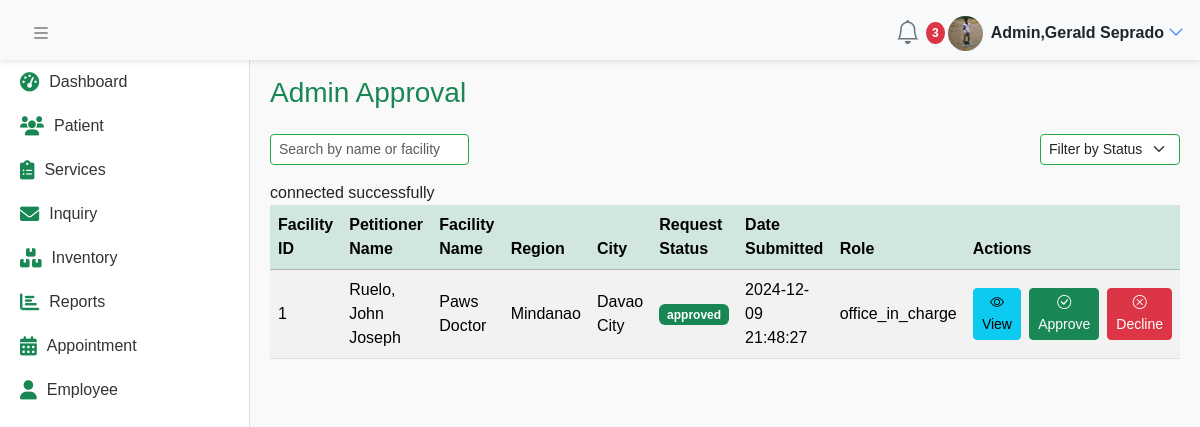
The app's page /admin/adminpanel.php (signed in) with its own data.
### tables this page shows
CREATE TABLE `animal_facility_information` (
  `facility_id` int(11) NOT NULL,
  `facility_name` varchar(255) NOT NULL,
  `mobile_number` varchar(20) DEFAULT NULL,
  `email_address` varchar(255) DEFAULT NULL,
  `petitioner_id` int(11) NOT NULL,
  `selected_role` int(11) NOT NULL,
  `facility_address_id` int(11) NOT NULL,
  `status` enum('pending','approved','rejected') DEFAULT 'pending',
  `submitted_date` datetime DEFAULT current_timestamp()
);

CREATE TABLE `facility_address` (
  `facility_address_id` int(11) NOT NULL,
  `region` varchar(100) DEFAULT NULL,
  `province` varchar(100) DEFAULT NULL,
  `city` varchar(100) DEFAULT NULL,
  `barangay` varchar(100) DEFAULT NULL,
  `municipality` varchar(100) DEFAULT NULL,
  `building_number` varchar(50) DEFAULT NULL,
  `block` varchar(50) DEFAULT NULL,
  `lot_number` varchar(50) DEFAULT NULL,
  `street` varchar(100) DEFAULT NULL,
  `sitio` varchar(100) DEFAULT NULL,
  `subdivision` varchar(100) DEFAULT NULL,
  `village` varchar(100) DEFAULT NULL
);

CREATE TABLE `roles` (
  `role_id` int(11) NOT NULL,
  `role_name` varchar(50) NOT NULL
);

### admin/fetchdata.php
<?php
include 'config.php';
$sql = "SELECT
            a.facility_id,
            CONCAT(p.surname, ', ', p.firstname) AS petitioner_name,
            a.facility_name,
            f.region,
            f.city,
            a.status AS request_status,
            a.submitted_date,
            r.role_name
        FROM
            animal_facility_information a
        JOIN
            petitioner_information p ON a.petitioner_id = p.petitioner_id
        JOIN
            facility_address f ON a.facility_address_id = f.facility_address_id
        JOIN
            roles r ON a.selected_role = r.role_id";
$result = $conn->query($sql);
if ($result && $result->num_rows > 0) {
    while ($row = $result->fetch_assoc()) {
        $badgeClass = $row['request_status'] === 'pending' ? 'bg-warning' :
                      ($row['request_status'] === 'approved' ? 'bg-success' : 'bg-danger');
        echo "<tr>
                <td>{$row['facility_id']}</td>
                <td>{$row['petitioner_name']}</td>
                <td>{$row['facility_name']}</td>
                <td>{$row['region']}</td>
                <td>{$row['city']}</td>
                <td><span class='badge {$badgeClass}'>{$row['request_status']}</span></td>
                <td>{$row['submitted_date']}</td>
                <td>{$row['role_name']}</td>
                <td>
                    <div class='d-flex justify-content-center gap-2'>
                        <button
                            class='btn btn-info btn-sm view-button'
                            data-id='" . htmlspecialchars($row['facility_id']) . "'
                            data-bs-toggle='modal'
                            data-bs-target='#viewDetailsModal'>
                            <i class='bi bi-eye'></i> View
                        </button>
                        <button
                            class='btn btn-success btn-sm approve-button'
                            data-id='" . htmlspecialchars($row['facility_id']) . "'
                            data-bs-toggle='modal'
                            data-bs-target='#approveModal'>
                            <i class='bi bi-check-circle'></i> Approve
                        </button>
                        <button
                            class='btn btn-danger btn-sm decline-button'
                            data-id='" . htmlspecialchars($row['facility_id']) . "'
                            data-bs-toggle='modal'
                            data-bs-target='#declineModal'>
                            <i class='bi bi-x-circle'></i> Decline
                        </button>
                    </div>
                </td>
              </tr>";
    }
} else {
    echo "<tr><td colspan='9' class='text-center'>No data available</td></tr>";
}
?>

### css/staff.css (style rules this page uses)
body { display: flex; flex-direction: row; height: 100vh; margin: 0; overflow: hidden; font-family: Arial, sans-serif; }

### records on screen
animal_facility_information: facility_id "1", petitioner_name "Ruelo, John Joseph", facility_name "Paws Doctor", facility_address.region "Mindanao", facility_address.city "Davao City", status "approved", submitted_date "2024-12-09 21:48:27", selected_role.role_name "office_in_charge"
